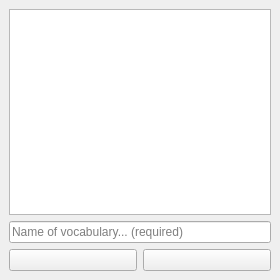
<?xml version="1.0" encoding="UTF-8"?>
<ui version="4.0">
 <class>MainWindow</class>
 <widget class="QMainWindow" name="MainWindow">
  <property name="geometry">
   <rect>
    <x>0</x>
    <y>0</y>
    <width>280</width>
    <height>280</height>
   </rect>
  </property>
  <property name="windowTitle">
   <string>Manage vocabularies</string>
  </property>
  <widget class="QWidget" name="centralwidget">
   <layout class="QVBoxLayout" name="verticalLayout_2">
    <item>
     <layout class="QVBoxLayout" name="verticalLayout">
      <property name="sizeConstraint">
       <enum>QLayout::SetNoConstraint</enum>
      </property>
      <item>
       <widget class="QListWidget" name="vocabs_list">
        <property name="selectionMode">
         <enum>QAbstractItemView::SingleSelection</enum>
        </property>
       </widget>
      </item>
      <item>
       <widget class="QLineEdit" name="vocab_edit">
        <property name="placeholderText">
         <string>Name of vocabulary... (required)</string>
        </property>
       </widget>
      </item>
     </layout>
    </item>
    <item>
     <layout class="QHBoxLayout" name="horizontalLayout">
      <item>
       <widget class="QPushButton" name="delete_button">
        <property name="styleSheet">
         <string notr="true">image: url(:/delete_icon/icons8-remove-24.png);</string>
        </property>
        <property name="text">
         <string/>
        </property>
       </widget>
      </item>
      <item>
       <widget class="QPushButton" name="create_button">
        <property name="styleSheet">
         <string notr="true">image: url(:/add_icon/icons8-add-24.png);</string>
        </property>
        <property name="text">
         <string/>
        </property>
       </widget>
      </item>
     </layout>
    </item>
   </layout>
  </widget>
 </widget>
 <resources>
  <include location="resource/src.qrc"/>
 </resources>
 <connections/>
</ui>
